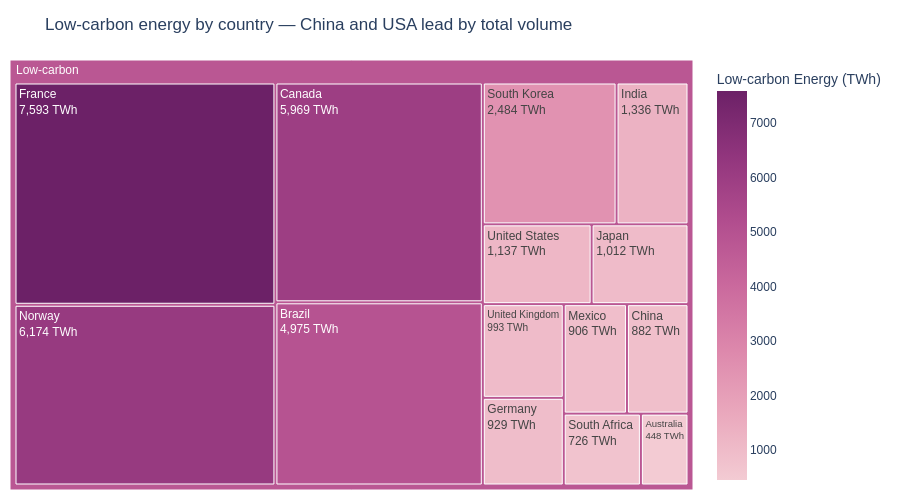
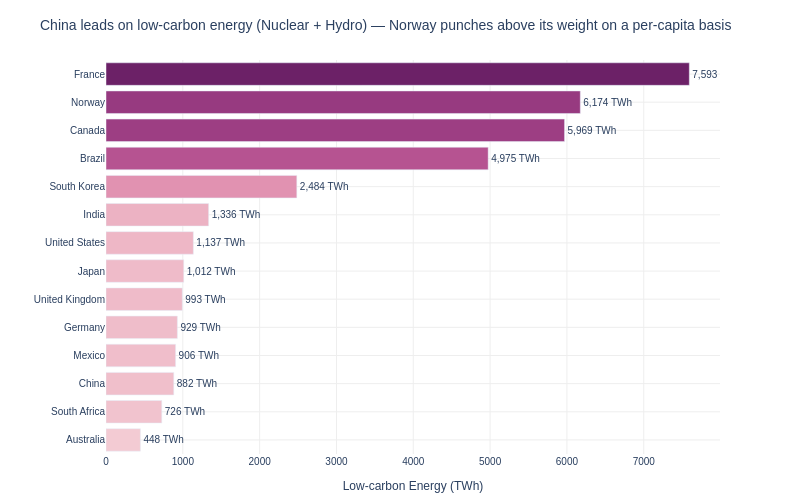

The notebook cell saved with these charts, in order:
### Markdown cell above
## Task 3 — Treemap vs bar: low-carbon energy by country

**What to build:** Build **both** a treemap and a horizontal bar chart showing total low-carbon TWh (Nuclear + Hydro) per country. Then answer the question in a markdown cell below.

**Requirements:**
- Filter to `Source_Type == 'Low-carbon'` and aggregate TWh by country
- Treemap: single-level `path=['All', 'Country']` with a dummy root node labelled `'Low-carbon'`
- Bar chart: sorted by TWh, horizontal orientation, CVD-safe colour
- Both charts show TWh values, not percentages
- Insight title on the bar chart naming the leading country

### Code cell
# Task 3 — Treemap vs bar: low-carbon energy by country

# ── Data prep ─────────────────────────────────────────────────────────────────
low_carbon = (
    df.loc[df['Source_Type'] == 'Low-carbon']
    .groupby('Country')['TWh']
    .sum()
    .reset_index()
    .sort_values('TWh')            # ascending — bar chart reads bottom-to-top
)

low_carbon['All'] = 'Low-carbon'  # dummy root node with a meaningful label

# ── Treemap ───────────────────────────────────────────────────────────────────
fig_tree = px.treemap(
    low_carbon,
    path=['All', 'Country'],
    values='TWh',
    color='TWh',
    color_continuous_scale='magenta',
    title='Low-carbon energy by country — China and USA lead by total volume',
    labels={'TWh': 'Low-carbon Energy (TWh)'},
    height=500, width=900
)
fig_tree.update_traces(
    texttemplate='%{label}<br>%{value:,.0f} TWh',
    hovertemplate='<b>%{label}</b><br>%{value:,.0f} TWh<extra></extra>',
    root_color='white',
)
fig_tree.update_layout(
    font=dict(family='Arial', size=12),
    margin=dict(l=10, r=10, t=60, b=10),
    paper_bgcolor='white',
)
fig_tree.show()

# ── Bar chart ─────────────────────────────────────────────────────────────────
fig_bar = px.bar(
    low_carbon,
    x='TWh',
    y='Country',
    orientation='h',
    color='TWh',
    color_continuous_scale='magenta',
    title='China leads on low-carbon energy (Nuclear + Hydro) — Norway punches above its weight on a per-capita basis',
    labels={'TWh': 'Low-carbon Energy (TWh)', 'Country': ''},
    height=500, width=800
)
fig_bar.update_traces(
    texttemplate='%{x:,.0f} TWh',
    textposition='outside',
)
fig_bar.update_layout(
    plot_bgcolor='white',
    paper_bgcolor='white',
    font=dict(family='Arial', size=10),
    coloraxis_showscale=False,
    margin=dict(l=10, r=80, t=60, b=10),
)
fig_bar.update_xaxes(gridcolor='#EEEEEE')
fig_bar.update_yaxes(gridcolor='#EEEEEE')
fig_bar.show()

### Figure 1 — Plotly figure (JSON) as saved in the notebook; plotly's stock layout.template omitted (floating-point values rounded to 4 significant figures)
{"data": [{"branchvalues": "total", "customdata": [[448.0], [726.0], [882.0], [906.0], [929.0], [993.0], [1012.0], [1137.0], [1336.0], [2484.0], [4975.0], [5969.0], [6174.0], [7593.0], [4797.0]], "domain": {"x": [0, 1], "y": [0, 1]}, "hovertemplate": "<b>%{label}</b><br>%{value:,.0f} TWh<extra></extra>", "ids": ["Low-carbon/Australia", "Low-carbon/South Africa", "Low-carbon/China", "Low-carbon/Mexico", "Low-carbon/Germany", "Low-carbon/United Kingdom", "Low-carbon/Japan", "Low-carbon/United States", "Low-carbon/India", "Low-carbon/South Korea", "Low-carbon/Brazil", "Low-carbon/Canada", "Low-carbon/Norway", "Low-carbon/France", "Low-carbon"], "labels": ["Australia", "South Africa", "China", "Mexico", "Germany", "United Kingdom", "Japan", "United States", "India", "South Korea", "Brazil", "Canada", "Norway", "France", "Low-carbon"], "marker": {"coloraxis": "coloraxis", "colors": [448.0, 726.0, 882.0, 906.0, 929.0, 993.0, 1012.0, 1137.0, 1336.0, 2484.0, 4975.0, 5969.0, 6174.0, 7593.0, 4797.0]}, "name": "", "parents": ["Low-carbon", "Low-carbon", "Low-carbon", "Low-carbon", "Low-carbon", "Low-carbon", "Low-carbon", "Low-carbon", "Low-carbon", "Low-carbon", "Low-carbon", "Low-carbon", "Low-carbon", "Low-carbon", ""], "root": {"color": "white"}, "texttemplate": "%{label}<br>%{value:,.0f} TWh", "type": "treemap", "values": [448.0, 726.0, 882.0, 906.0, 929.0, 993.0, 1012.0, 1137.0, 1336.0, 2484.0, 4975.0, 5969.0, 6174.0, 7593.0, 35560.0]}], "layout": {"coloraxis": {"colorbar": {"title": {"text": "Low-carbon Energy (TWh)"}}, "colorscale": [[0, "rgb(243, 203, 211)"], [0.1667, "rgb(234, 169, 189)"], [0.3333, "rgb(221, 136, 172)"], [0.5, "rgb(202, 105, 157)"], [0.6667, "rgb(177, 77, 142)"], [0.8333, "rgb(145, 53, 125)"], [1, "rgb(108, 33, 103)"]]}, "font": {"family": "Arial", "size": 12}, "height": 500, "legend": {"tracegroupgap": 0}, "margin": {"b": 10, "l": 10, "r": 10, "t": 60}, "paper_bgcolor": "white", "title": {"text": "Low-carbon energy by country — China and USA lead by total volume"}, "width": 900}}

### Figure 2 — Plotly figure (JSON) as saved in the notebook; plotly's stock layout.template omitted (floating-point values rounded to 4 significant figures)
{"data": [{"hovertemplate": "Low-carbon Energy (TWh)=%{marker.color}<br>=%{y}<extra></extra>", "legendgroup": "", "marker": {"color": [448.0, 726.0, 882.0, 906.0, 929.0, 993.0, 1012.0, 1137.0, 1336.0, 2484.0, 4975.0, 5969.0, 6174.0, 7593.0], "coloraxis": "coloraxis", "pattern": {"shape": ""}}, "name": "", "orientation": "h", "showlegend": false, "textposition": "outside", "texttemplate": "%{x:,.0f} TWh", "type": "bar", "x": [448.0, 726.0, 882.0, 906.0, 929.0, 993.0, 1012.0, 1137.0, 1336.0, 2484.0, 4975.0, 5969.0, 6174.0, 7593.0], "xaxis": "x", "y": ["Australia", "South Africa", "China", "Mexico", "Germany", "United Kingdom", "Japan", "United States", "India", "South Korea", "Brazil", "Canada", "Norway", "France"], "yaxis": "y"}], "layout": {"barmode": "relative", "coloraxis": {"colorbar": {"title": {"text": "Low-carbon Energy (TWh)"}}, "colorscale": [[0, "rgb(243, 203, 211)"], [0.1667, "rgb(234, 169, 189)"], [0.3333, "rgb(221, 136, 172)"], [0.5, "rgb(202, 105, 157)"], [0.6667, "rgb(177, 77, 142)"], [0.8333, "rgb(145, 53, 125)"], [1, "rgb(108, 33, 103)"]], "showscale": false}, "font": {"family": "Arial", "size": 10}, "height": 500, "legend": {"tracegroupgap": 0}, "margin": {"b": 10, "l": 10, "r": 80, "t": 60}, "paper_bgcolor": "white", "plot_bgcolor": "white", "title": {"text": "China leads on low-carbon energy (Nuclear + Hydro) — Norway punches above its weight on a per-capita basis"}, "width": 800, "xaxis": {"anchor": "y", "domain": [0, 1], "gridcolor": "#EEEEEE", "title": {"text": "Low-carbon Energy (TWh)"}}, "yaxis": {"anchor": "x", "domain": [0, 1], "gridcolor": "#EEEEEE", "title": {"text": ""}}}}
